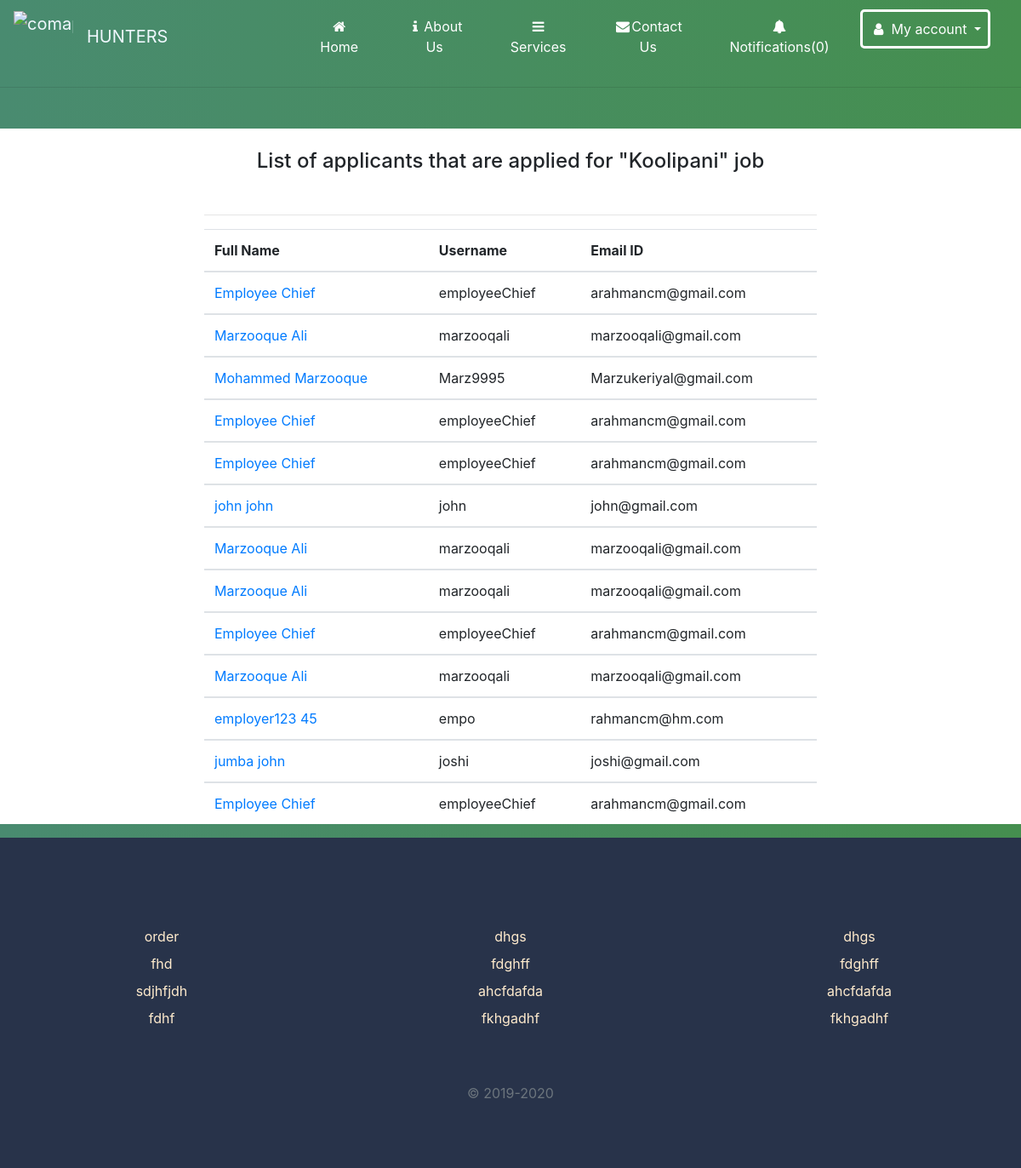
Page /job/5 (signed in) on the committed database.
### home/models.py (models this page shows, shortened)
class JobPosting(models.Model):
    created_by = models.ForeignKey(User,related_name='jobs', on_delete=models.CASCADE,
                        null=True ,  editable=False, blank=True)
    title = models.CharField(max_length=100)
    company_name = models.CharField(max_length=200)
    employment_status = models.CharField(choices=JOB_TYPE, max_length=10)
    vacancy = models.CharField(max_length=10, null=True)
    gender = models.CharField(choices=GENDER, max_length=30, null=True)
    category = models.CharField(choices=CATEGORY, max_length=30)
    description = models.TextField()
    responsibilities = models.TextField()
    experience = models.CharField(max_length=100)
    job_location = models.CharField(max_length=120)
    Salary = models.CharField(max_length=100, null=True, blank=True)
    application_deadline = models.DateTimeField()
    published_on = models.DateTimeField(auto_now_add=True)
    class Meta:
        ordering=['-published_on']

class Application(models.Model):
    job = models.ForeignKey(JobPosting,related_name='applications',on_delete=models.CASCADE)
    content=models.CharField( max_length=300)
    experiance=models.CharField(max_length=300)
    created_by = models.ForeignKey(User,related_name='applications', on_delete=models.CASCADE,
                        null=True ,  editable=False, blank=True)
    created_at = models.DateTimeField(auto_now_add=True)

### home/views.py (the view)
# urls.py: path('job/<int:id>',views.view_postedjob,name='view_postedjob'),
def view_postedjob(request,id):
    job=get_object_or_404(JobPosting,pk=id, created_by=request.user)
    return render (request,"postedjob.html",{'job':job})

### home/context_processors.py (called while the page is built)
def notification(request):
    if request.user.is_authenticated:
        return {'notifications':request.user.notifications.filter(is_read=False)}
    else:
        return {'notifications':[]}

### templates/postedjob.html (shortened to what this page needs)
{% include 'navbar.html' %}
<section>
<h4 class="text-center m-5 pt-4  " >List of applicants that are applied for "{{job.title}}" job</h4> <hr>
    <table class="table col-sm-12" cellspacing="0">
                                    <thead>
                                        <tr>
                                            <th>Full Name</th>
                                            <th>Username</th>
                                            <th>Email ID</th>
                                        </tr>
                                    </thead>
                                    {% for application in job.applications.all%}
                                    <tbody>
                                        <tr>
                                            <td><a href="{% url 'view_application' application.id%}">{{application.created_by.get_full_name}}</a></td>
                                            <td>{{application.created_by.username}}</td>
                                            <td>{{application.created_by.email}}</td>
                                        </tr>
                                    </tbody>
{% empty %}
   <p class= "text-center m-5 text-warning border py-5 ">Currently no one has applied for this Job </p>
{% endfor %}
  </table>
</section>
{% include 'footer.html' %}

### templates/footer.html (style rules this page uses)
a:link { text-decoration: none; }

### templates/postedjob.html (style rules this page uses)
body { background: -webkit-linear-gradient(left, #498b70, #458f4f); }
section { background:white; padding:0% 20% 0% 20%; }

### rows in the picture
JobPosting: title "Koolipani"
Application: created_by.get_full_name "Employee Chief", created_by.username "employeeChief", created_by.email "arahmancm@gmail.com"
Application: created_by.get_full_name "Marzooque Ali", created_by.username "marzooqali", created_by.email "marzooqali@gmail.com"
Application: created_by.get_full_name "Mohammed Marzooque", created_by.username "Marz9995", created_by.email "Marzukeriyal@gmail.com"
Application: created_by.get_full_name "Employee Chief", created_by.username "employeeChief", created_by.email "arahmancm@gmail.com"
Application: created_by.get_full_name "Employee Chief", created_by.username "employeeChief", created_by.email "arahmancm@gmail.com"
Application: created_by.get_full_name "john john", created_by.username "john", created_by.email "john@gmail.com"
Application: created_by.get_full_name "Marzooque Ali", created_by.username "marzooqali", created_by.email "marzooqali@gmail.com"
Application: created_by.get_full_name "Marzooque Ali", created_by.username "marzooqali", created_by.email "marzooqali@gmail.com"
Application: created_by.get_full_name "Employee Chief", created_by.username "employeeChief", created_by.email "arahmancm@gmail.com"
Application: created_by.get_full_name "Marzooque Ali", created_by.username "marzooqali", created_by.email "marzooqali@gmail.com"
Application: created_by.get_full_name "employer123 45", created_by.username "empo", created_by.email "rahmancm@hm.com"
Application: created_by.get_full_name "jumba john", created_by.username "joshi", created_by.email "joshi@gmail.com"
Application: created_by.get_full_name "Employee Chief", created_by.username "employeeChief", created_by.email "arahmancm@gmail.com"

### other values in the picture
{{ notifications.count }} "0"
